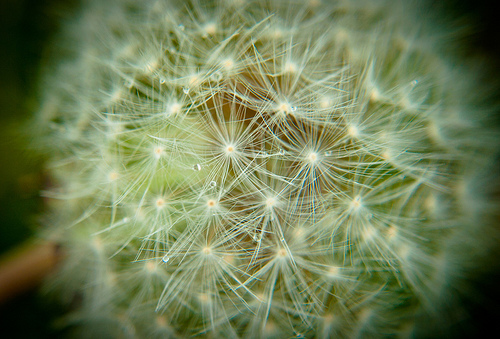
#> input picture flowers/dandelion/10437652486_aa86c14985.jpg, 500 x 339 px; its folder holds only this picture in this run
$ jupyter execute --allow-errors ML_Assignment2.ipynb
#> lines starting #> are read from the running program, lines starting #| are printed output that depends on the picture
<a href="https://colab.research.google.com/github/rafelsiregar/imagemlp/blob/master/ML_Assignment2.ipynb" target="_parent"></a>

# Multilayer Perceptron from scratch

Referensi dari video bu Afia

[cell 1]
from random import random
from sklearn.model_selection import train_test_split
from sklearn.utils import shuffle
import numpy as np
import matplotlib.pyplot as plt
import math
import os
import cv2

##Activation Function

[cell 2]
def sigmoid(x):
  return 1.0 / (1.0+math.exp(-x))

[cell 3]
# [5 lines left out: function mse, not called in this run]

##class Network
Berisi 3 layer: input, hidden dan output. Tiap layer berisi neuron yang berisi:
- `weights`: array np berisi weight tiap neuron dari layer sebelumnya ke dirinya
- `bias`  : nilai bias untuk neuron ini, dipakai untuk menghitung nilai aktivasi
- `output`: nilai output untuk neuron ini, yaitu nilai aktivasinya

[cell 4]
class Network:
  def __init__(self, inp_n = 0, hid_n = 0, out_n = 0):
    self.shape = {'input': inp_n, 'hidden': hid_n, 'output': out_n}
    self.layers = [
                  # hidden layer
                  [{
                      'weights' : np.array([random() for i in range(inp_n)]),
                      'bias'    : random(),
                      'output'  : 0
                  } for j in range(hid_n)],

                  # output layer
                  [{
                      'weights' : np.array([random() for i in range(hid_n)]),
                      'bias'    : random(),
                      'output'  : 0
                  } for j in range(out_n)]
    ]


  # Forward propagate
  # Tiap neuron di hidden dihitung aktivasinya, kemudian dibawa ke output layer
  # Return sebuah array berisi aktivasi dari tiap neuron output layer
  def forward(self, data):
    # Input ke hidden
    for neuron in self.layers[0]:
      neuron['output'] = sigmoid(np.dot(data, neuron['weights']) + neuron['bias'])

    hid_array = [neuron['output'] for neuron in self.layers[0]]

    # Hidden ke output
    for neuron in self.layers[1]:
      neuron['output'] = sigmoid(np.dot(hid_array, neuron['weights']) + neuron['bias'])

    out_array = [neuron['output'] for neuron in self.layers[1]]

    return out_array

  # Backward propagate
  # Pertama delta tiap output neuron dicari dengan rumus
  # delta = (aktivasi - prediksi) * aktivasi * (1 - aktivasi)
  # kemudian bobot hidden -> output diupdate pake rumus
  # nwe_weight = old_weight - learn_rate*delta*
  # [29 lines left out: function backward, not called in this run]


  def train(self, dataset, labels, epochs = 1, learn_rate = 0.5):
    errors = []
    accuracies = []
    for i in range(epochs):
      error = 0
      correct = 0
      print('Training epoch', i + 1, '...')
      for data, label in zip(dataset, labels):
        #print('data:', *data)
        out_array = self.forward(data)
        if(out_array.index(max(out_array)) == label):
          correct += 1
        label_array = [1 if i == label else 0 for i in range(len(self.layers[1]))]
        error += mse(out_array, label_array)
        self.backward(data, out_array, label_array, learn_rate)
      print('Error:', error, '\n')
      errors.append(error)
      accuracies.append(correct / len(dataset))

    print('Training done')

    return errors, accuracies

  def test(self, dataset, labels):
    print('Testing start...\n')
    correct = 0
    for data, label in zip(dataset, labels):
      output = self.forward(data)
      prediction = output.index(max(output))
      print('predicted', prediction, 'should be', label, end = '')
      if(prediction == label):
        print('....ok')
        correct += 1
      else:
        print('....miss')

    return correct / len(dataset)

  # [8 lines left out: function predict, not called in this run]

## Fetch data and parsing Function

[cell 5]
# Return 2 buah list isi dataset:
# list pertama adalah dataset (X) berupa ndarray
# list kedua adalah labelnya (y) berupa ndarray
# bisa langsung jadi parameter buat test_train_split()
def load_data():
  path = 'flowers'
  flowers = os.listdir(path)
  print(flowers)

  label = dict(zip(flowers, [0, 1, 2]))

  X = []
  y = []

  for folder in flowers:
    images = os.listdir(os.path.join(path, folder))
    X.extend([resize(
                grayscale(
                    cv2.imread(os.path.join(path, folder, image))
                    ),
                    320,
                    240
                ) for image in images])
#> in grayscale, `return cv2.cvtColor(img, cv2.COLOR_BGR2GRAY)`:
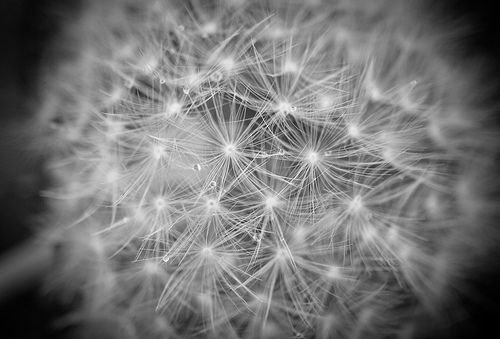
#> returned value: shape (339, 500); min 0, max 255, mean 116.2
#> in resize, `return cv2.resize(img,(height, width), interpolation = cv2.INTER_AREA)`:
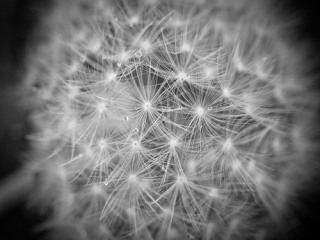
#> returned value: shape (240, 320); min 0, max 249, mean 116.2
    y.extend([label[folder]] * len(images))
#> pass 2 of the loop in load_data, `for folder in flowers:`:
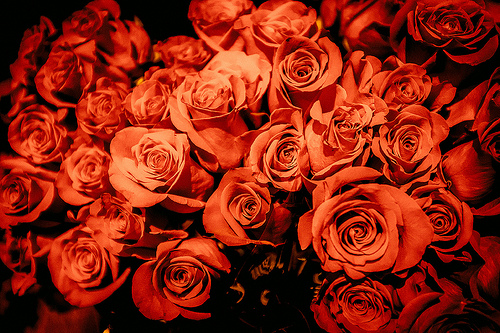
#> input picture flowers/rose/10503217854_e66a804309.jpg, 500 x 333 px
#> in grayscale (call 2), `return cv2.cvtColor(img, cv2.COLOR_BGR2GRAY)`:
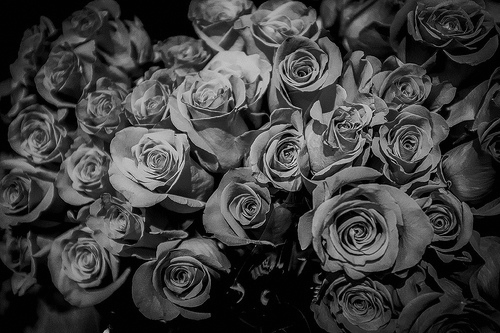
#> returned value: shape (333, 500); min 0, max 232, mean 62.5
#> in resize (call 2), `return cv2.resize(img,(height, width), interpolation = cv2.INTER_AREA)`:
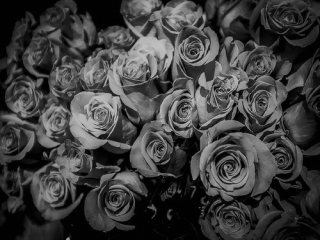
#> returned value: shape (240, 320); min 0, max 193, mean 62.5

  return X, y

###Image and data Transform Function

[cell 6]
def resize(img, height, width):
  return cv2.resize(img,(height, width), interpolation = cv2.INTER_AREA)

def grayscale(img):
  return cv2.cvtColor(img, cv2.COLOR_BGR2GRAY)

[cell 7]
# ubah ke 1 dimensi
def flatten(data):
  '''
  Flatten

  Parameters
  ----------
  X: list(list()) `Data input layer 2 dimensi hanya 1 data`

  Return
  ------
  X_new: list() `Data dijadikan 1 dimensi`
  '''
  np_data = np.array(data)
  return np_data.flatten()

# ubah data pixel ke range 0 - 1
def normalize(data):
  '''
  Normalize

  Parameters
  ----------
  X: list() `Data input layer 1 dimensi hanya 1 data`

  Return
  ------
  X_new: list() `Data dijadikan antara 0 dan 1`
  '''
  np_data = np.array(data)
  return np_data/255.

[cell 8]
# sudah dilakukan grayscale dan resize
data_img, data_label = load_data()
#> data_img = 2 items; data_label = [0, 1]

# show image
plt.imshow(data_img[0])

[cell 9]
# Ubah ke 1 dimensi
# Data dijadikan range 0 sampai 1
data_normal = []
for img in data_img:
  flat = flatten(img)
  normal = normalize(flat)
  data_normal.append(normal)
#> this loop made 2 passes
#> after the loop, data_normal = 2 items

# Split data train & test
x_train, x_test, y_train, y_test = train_test_split(data_normal, data_label, train_size=0.8)
#> x_train = 1 item; x_test = 1 item; y_train = [0]; y_test = [1]
x_train, y_train = shuffle(x_train, y_train)

###Defining Model

[cell 10]
input_length = len(x_train[0])
#> input_length = 76800
hidden_length = 10
output_length = max(y_train) #Num of classes
#> output_length = 0

# Init network
network = Network(input_length, hidden_length, output_length)
#> in __init__, `self.shape = {'input': inp_n, 'hidden': hid_n, 'output': out_n}`: self.shape = {'input': 76800, 'hidden': 10, 'output': 0}

# Training
#> (the rest of this cell did not finish here and is left out)

#> after the loop in train, `for i in range(epochs):`: accuracies = []

#> (a cell that did not finish here is left out)

#> (a cell that did not finish here is left out)

#> (a cell that did not finish here is left out)

#> the loop in test, `for data, label in zip(dataset, labels):` made 1 pass
#> (label, hid_array in forward) on pass 1: (1, [1, 1, 1, 1, 1, 1, 1, 1, 1, 1])
#> after the loop in test, `for data, label in zip(dataset, labels):`: correct = 0
